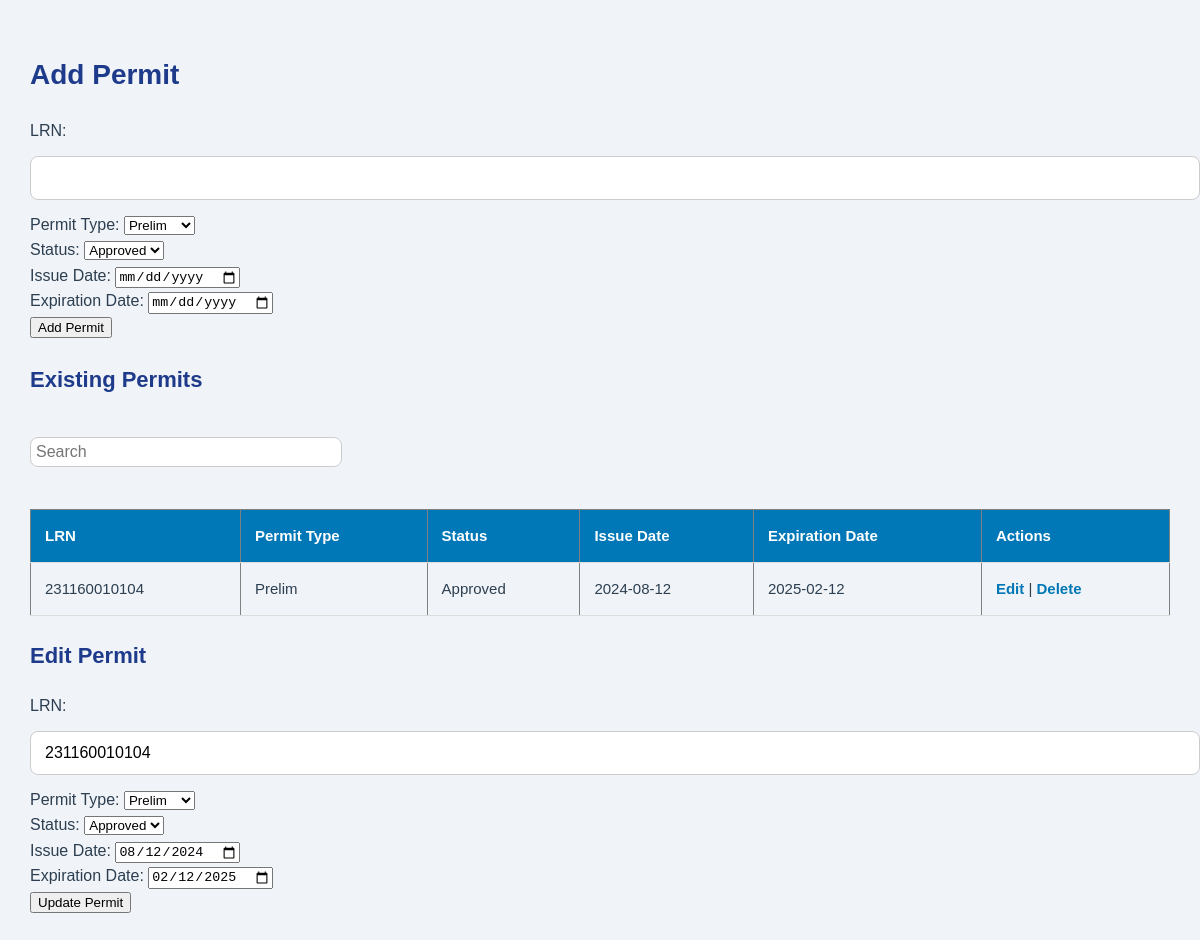
Page /permits.php?edit=231160010104 on the committed database.
### tables this page shows
CREATE TABLE `permits` (
  `permit_id` int(11) NOT NULL,
  `student_id` varchar(50) DEFAULT NULL,
  `permit_type` varchar(50) DEFAULT NULL,
  `status` varchar(20) DEFAULT NULL,
  `issue_date` date DEFAULT NULL,
  `expiration_date` date DEFAULT NULL
);

### permits.php (the view, shortened to what this page needs)
<?php
include 'db.php';
$permits = $conn->query("SELECT * FROM permits");
?>
<!DOCTYPE html>
<html lang="en">
<head>
    <link rel="stylesheet" type="text/css" href="css/admin.css">
</head>
<body>
<h2>Add Permit</h2>
<form method="POST" action="permits.php">
    LRN: <input type="text" name="student_id" required><br>
    Permit Type:
    <select name="permit_type" required>
        <option value="Prelim">Prelim</option>
    </select><br>
    Status:
    <select name="status" required>
        <option value="Approved">Approved</option>
    </select><br>
    Issue Date: <input type="date" name="issue_date" required><br>
    Expiration Date: <input type="date" name="expiration_date" required><br>
    <input type="submit" value="Add Permit">
</form>
<h3>Existing Permits</h3>
<input type="text" id="searchInput" placeholder="Search" style="margin-top: 20px; padding: 5px; width: 300px;">
<table border="1" cellpadding="5">
    <tr><th>LRN</th><th>Permit Type</th><th>Status</th><th>Issue Date</th><th>Expiration Date</th><th>Actions</th></tr>
    <?php while($row = $permits->fetch_assoc()) { ?>
        <tr>
            <td><?php echo $row['student_id']; ?></td>
            <td><?php echo $row['permit_type']; ?></td>
            <td><?php echo $row['status']; ?></td>
            <td><?php echo $row['issue_date']; ?></td>
            <td><?php echo $row['expiration_date']; ?></td>
            <td>
                <a href="permits.php?edit=<?php echo $row['student_id']; ?>">Edit</a> |
                <a href="permits.php?delete=<?php echo $row['student_id']; ?>" onclick="return confirm('Delete this permit?')">Delete</a>
            </td>
        </tr>
    <?php } ?>
</table>
<?php
if (isset($_GET['edit'])) {
    $student_id = $_GET['edit'];
    $edit_permit = $conn->query("SELECT * FROM permits WHERE student_id='$student_id'")->fetch_assoc();
?>
    <h3>Edit Permit</h3>
    <form method="POST" action="permits.php">
        LRN: <input type="text" value="<?php echo htmlspecialchars($edit_permit['student_id']); ?>" readonly><br>
        Permit Type:
        <select name="permit_type" required>
            <option value="Prelim" <?php echo ($edit_permit['permit_type'] == 'Prelim') ? 'selected' : ''; ?>>Prelim</option>
        </select><br>
        Status:
        <select name="status" required>
            <option value="Approved" <?php echo ($edit_permit['status'] == 'Approved') ? 'selected' : ''; ?>>Approved</option>
        </select><br>
        Issue Date: <input type="date" name="issue_date" value="<?php echo htmlspecialchars($edit_permit['issue_date']); ?>" required><br>
        Expiration Date: <input type="date" name="expiration_date" value="<?php echo htmlspecialchars($edit_permit['expiration_date']); ?>" required><br>
        <input type="submit" value="Update Permit">
    </form>
<?php } ?>
</body>
</html>

### css/admin.css (style rules this page uses)
body { font-family: 'Poppins', sans-serif; background: #f0f4f8; color: #2c3e50; margin: 0; padding: 30px; line-height: 1.6; }
h2, h3 { color: #1e3a8a; margin-bottom: 20px; font-weight: 700; }
h2 { font-size: 28px; }
h3 { font-size: 22px; }
input[type="text"] { width: 100%; padding: 12px 14px; margin: 12px 0; border: 1px solid #ccc; border-radius: 8px; font-size: 16px; background: #fff; }
table { width: 100%; margin-top: 30px; border-collapse: collapse; }
th, td { padding: 14px; text-align: left; border-bottom: 1px solid #ddd; font-size: 15px; }
th { background-color: #0077b6; color: #fff; }
a { color: #0077b6; text-decoration: none; font-weight: 600; }

### rows in the picture
permits: student "231160010104", permit_type "Prelim", status "Approved", issue_date "2024-08-12", expiration_date "2025-02-12", issue_date "08/12/2024", expiration_date "02/12/2025"
